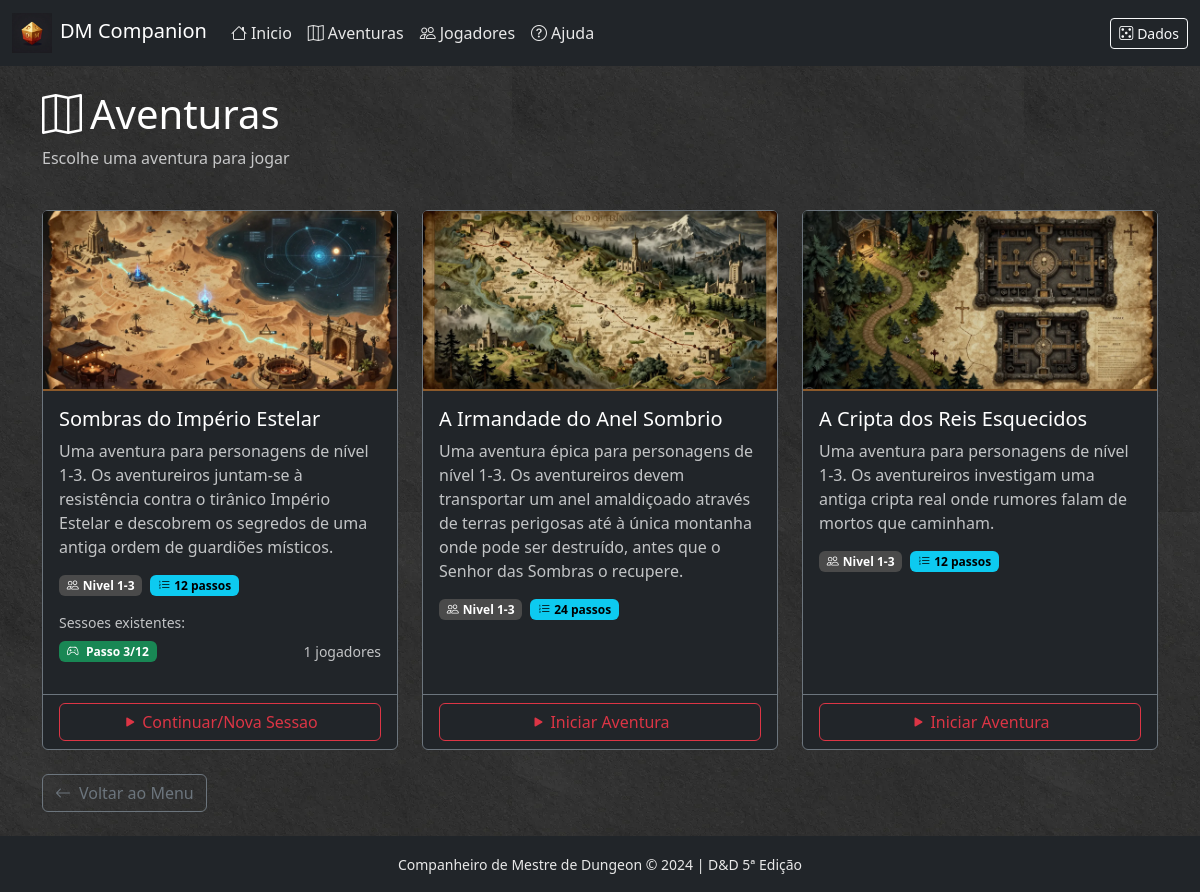
The page /aventura/ on the database its author committed.
### app/models/session.py (models this page shows, shortened)
class GameSession(db.Model):
    __tablename__ = 'game_sessions'
    id = db.Column(db.Integer, primary_key=True)
    nome = db.Column(db.String(200), nullable=False)
    quest_id = db.Column(db.String(100), nullable=True)  # Referencia ao JSON da aventura
    passo_atual = db.Column(db.Integer, default=1)
    estado = db.Column(db.String(50), default='activa')  # activa, pausada, terminada
    criado_em = db.Column(db.DateTime, default=datetime.utcnow)
    atualizado_em = db.Column(db.DateTime, default=datetime.utcnow, onupdate=datetime.utcnow)
    notas = db.Column(db.Text, default='')
    sessao_iniciada_em = db.Column(db.DateTime, nullable=True)
    sessao_pausada_em = db.Column(db.DateTime, nullable=True)
    tempo_total_segundos = db.Column(db.Integer, default=0)  # Tempo acumulado de jogo
    tempo_jogo_inicio = db.Column(db.String(50), default="08:00")  # HH:MM formato
    tempo_jogo_atual = db.Column(db.String(50), default="08:00")
    dia_jogo_atual = db.Column(db.Integer, default=1)
    turnos_exploracao_total = db.Column(db.Integer, default=0)  # Turnos de 10 minutos
    ultimo_descanso_curto = db.Column(db.DateTime, nullable=True)  # 1 hora
    ultimo_descanso_longo = db.Column(db.DateTime, nullable=True)  # 8 horas
    jogadores = db.relationship(
        'SessionPlayer',
        backref='sessao',
        lazy='dynamic',
        cascade='all, delete-orphan'
    )
    combate = db.relationship(
        'SessionCombat',
        backref='sessao',
        uselist=False,
        cascade='all, delete-orphan'
    )
    @classmethod
    def count_for_quest(cls, quest_id):
        return cls.query.filter_by(quest_id=quest_id).filter(
            cls.estado.in_(['activa', 'pausada'])
        ).count()
    @classmethod
    def get_for_quest(cls, quest_id):
        return cls.query.filter_by(quest_id=quest_id).order_by(
            cls.atualizado_em.desc()
        ).all()
    @classmethod
    def can_create_for_quest(cls, quest_id):
        return cls.count_for_quest(quest_id) < 3

### app/routes/quest.py (the view)
@quest_bp.route('/')
def list_quests():
    loader = QuestLoader()
    quests = loader.get_all_quests()
    quests_data = []
    for quest in quests:
        quest_info = {
            'quest': quest,
            'sessions': session_service.get_sessions_for_quest(quest.id),
            'session_count': session_service.count_sessions_for_quest(quest.id),
            'can_create': session_service.can_create_session_for_quest(quest.id)
        }
        quests_data.append(quest_info)
    return render_template('quest/list.html', quests_data=quests_data)

### app/services/quest_loader.py (called while the page is built)
    def _get_quests_folder(self) -> str:
        return current_app.config.get('QUESTS_FOLDER', 'app/data/quests')

    def get_all_quests(self) -> list:
        quests = []
        quests_folder = self._get_quests_folder()
        if not os.path.exists(quests_folder):
            return quests
        for filename in os.listdir(quests_folder):
            if filename.endswith('.json'):
                quest_id = filename[:-5]  # Remover .json
                quest = self.get_quest(quest_id)
                if quest:
                    quests.append(quest)
        return quests

    def get_quest(self, quest_id: str) -> Quest | None:
        if quest_id in self._quests_cache:
            return self._quests_cache[quest_id]
        quests_folder = self._get_quests_folder()
        filepath = os.path.join(quests_folder, f'{quest_id}.json')
        if not os.path.exists(filepath):
            return None
        with open(filepath, 'r', encoding='utf-8') as f:
            data = json.load(f)
        quest = self._parse_quest(quest_id, data)
        self._quests_cache[quest_id] = quest
        return quest

### app/services/session_service.py (called while the page is built)
    def get_sessions_for_quest(self, quest_id):
        return GameSession.get_for_quest(quest_id)

    def count_sessions_for_quest(self, quest_id):
        return GameSession.count_for_quest(quest_id)

    def can_create_session_for_quest(self, quest_id):
        return GameSession.can_create_for_quest(quest_id)

### app/templates/quest/list.html (shortened to what this page needs)
{% extends "base.html" %}
{% block content %}
<div class="container py-4">
    <div class="row mb-4">
        <div class="col">
            <h1><i class="bi bi-map me-2"></i>Aventuras</h1>
            <p class="text-light opacity-75">Escolhe uma aventura para jogar</p>
        </div>
    </div>
    {% if quests_data %}
        <div class="row g-4">
            {% for item in quests_data %}
            <div class="col-md-6 col-lg-4">
                <div class="card bg-dark border-secondary quest-card h-100">
                    {% if item.quest.id == 'cripta-reis-esquecidos' %}
                    <img src="{{ url_for('static', filename='img/maps/overview/cripta-reis-esquecidos.webp') }}"
                         alt="{{ item.quest.titulo }}" class="quest-map-preview">
                    {% elif item.quest.id == 'sombras-imperio-estelar' %}
                    <img src="{{ url_for('static', filename='img/maps/overview/sombras-imperio-estelar.webp') }}"
                         alt="{{ item.quest.titulo }}" class="quest-map-preview">
                    {% elif item.quest.id == 'a-irmandade-do-anel-sombrio' %}
                    <img src="{{ url_for('static', filename='img/maps/overview/irmandade-anel-sombrio.webp') }}"
                         alt="{{ item.quest.titulo }}" class="quest-map-preview">
                    {% endif %}
                    <div class="card-body card-body-with-map">
                        <h5 class="card-title">{{ item.quest.titulo }}</h5>
                        <p class="card-text text-light opacity-75">{{ item.quest.descricao }}</p>
                        <div class="d-flex gap-2 mb-3">
                            <span class="badge bg-secondary">
                                <i class="bi bi-people me-1"></i>Nivel {{ item.quest.nivel_min }}-{{ item.quest.nivel_max }}
                            </span>
                            <span class="badge bg-info">
                                <i class="bi bi-list-ol me-1"></i>{{ item.quest.passos|length }} passos
                            </span>
                        </div>
                        {% if item.sessions %}
                        <div class="mb-3">
                            <small class="text-light opacity-75 d-block mb-2">Sessoes existentes:</small>
                            {% for s in item.sessions[:2] %}
                            <div class="d-flex align-items-center justify-content-between mb-1">
                                <span class="session-badge badge bg-{{ 'success' if s.estado == 'activa' else 'warning' if s.estado == 'pausada' else 'secondary' }}">
                                    <i class="bi bi-controller me-1"></i>
                                    Passo {{ s.passo_atual }}/{{ item.quest.passos|length }}
                                </span>
                                <small class="text-light opacity-75">{{ s.jogadores.count() }} jogadores</small>
                            </div>
                            {% endfor %}
                        </div>
                        {% endif %}
                    </div>
                    <div class="card-footer bg-transparent border-secondary">
                        <a href="{{ url_for('quest.start_quest', quest_id=item.quest.id) }}" class="btn btn-outline-danger w-100">
                            {% if item.sessions %}
                                <i class="bi bi-play-fill me-1"></i>Continuar/Nova Sessao
                            {% else %}
                                <i class="bi bi-play-fill me-1"></i>Iniciar Aventura
                            {% endif %}
                        </a>
                    </div>
                </div>
            </div>
            {% endfor %}
        </div>
    {% else %}
        <div class="alert alert-info">
            <i class="bi bi-info-circle me-2"></i>
            Ainda nao ha aventuras disponiveis. As aventuras sao carregadas da pasta <code>app/data/quests/</code>.
        </div>
    {% endif %}
    <div class="mt-4">
        <a href="{{ url_for('main.index') }}" class="btn btn-outline-secondary">
            <i class="bi bi-arrow-left me-2"></i>Voltar ao Menu
        </a>
    </div>
</div>
{% endblock %}

### app/static/css/style.css (style rules this page uses)
:root { --dnd-red: #dc3545; --dnd-gold: #ffc107; --dnd-dark: #212529; --dnd-parchment: #fdf1dc; }
body { background-color: #1a1a1a; background-image: url('/static/img/backgrounds/texture-dark.webp'); background-repeat: repeat; background-size: 512px 512px; color: #f5f5f5; }
.card { background-color: #2a2a2a; border-color: #555; color: #f5f5f5; }
.card-body, .card-header, .card-footer { color: #f5f5f5; }
a { color: #7cb8ff; }
h1, h2, h3, h4, h5, h6 { color: #ffffff; }
p, li, span, small { color: #e8e8e8; }
.quest-card { transition: transform 0.2s ease, box-shadow 0.2s ease; }
.badge { font-weight: 600; }
.badge.bg-secondary { background-color: #4a4a4a !important; color: #ffffff !important; }
.badge.bg-info { background-color: #0dcaf0 !important; color: #000000 !important; }
.card .card-title { color: #ffffff; }
.card .card-text { color: #d0d0d0; }

### app/templates/quest/list.html (style rules this page uses)
.quest-card { transition: transform 0.2s, box-shadow 0.2s; }
.session-badge { font-size: 0.75rem; }
.quest-map-preview { width: 100%; height: 180px; object-fit: cover; border-radius: 4px 4px 0 0; border-bottom: 2px solid #8b5a2b; }
.card-body-with-map { padding-top: 1rem; }

### rows shown on the page
GameSession: passo_atual "3", quest.passos|length "12", jogadores.count "1"

### other values the page prints
{{ item.quest.titulo }} "Sombras do Império Estelar" "A Irmandade do Anel Sombrio" "A Cripta dos Reis Esquecidos"
{{ item.quest.descricao }} "Uma aventura para personagens de nível 1-3. Os aventureiros juntam-se à resistência contra o tirânico Império Estelar e descobrem os segredos de uma antiga ordem de guardiões místicos." "Uma aventura para personagens de nível 1-3. Os aventureiros investigam uma antiga cripta real onde rumores falam de mortos que caminham."
{{ item.quest.nivel_min }} "1" "1" "1"
{{ item.quest.nivel_max }} "3" "3" "3"
{{ item.quest.passos|length }} "12" "24" "12"
